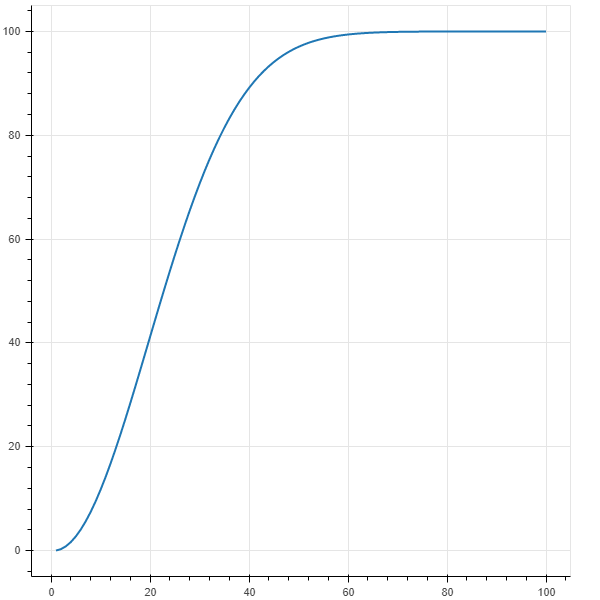

Generate this figure with Python:
from bokeh.plotting import figure, output_file, show
import random

x_mapaches = []
y_porcentaje = []

porcentaje = 1.0

for i in range(1, 101):
    porcentaje *= (366 - i) / 365
    x_mapaches.append(i)
    y_porcentaje.append((1 - porcentaje) * 100)
    print ('%3d mapaches: %10.6f %%' % (i, (1 - porcentaje) * 100))

graphic = figure()
output_file("Gráfica.html")
graphic.line(x_mapaches, y_porcentaje, line_width = 2)
show(graphic)
